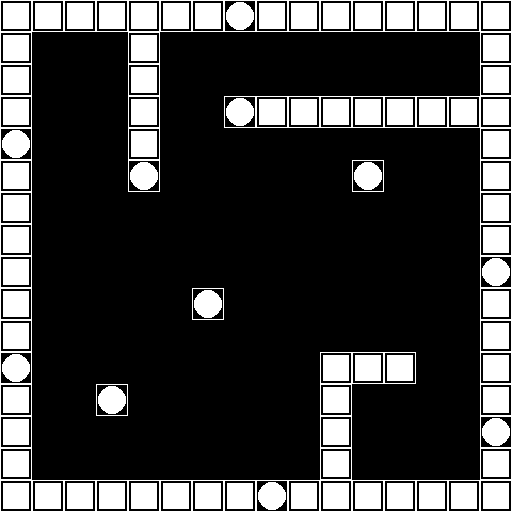

A 2D game scene composited from a Tiled map and its tileset images. What follows is a short description and the map's XML, with every tile layer's data as written:
An orthogonal 16x16 tile map with 32x32 px tiles, 1 tile layer (floor).

<map version="1.10" tiledversion="1.10.2" orientation="orthogonal" renderorder="right-down" width="16" height="16" tilewidth="32" tileheight="32" infinite="0" nextlayerid="2" nextobjectid="1">
 <editorsettings>
  <export format="tmx" />
 </editorsettings>
 <tileset firstgid="1" name="tiles" tilewidth="32" tileheight="32" tilecount="2" columns="2">
  <image source="tiles.png" width="64" height="32" />
 </tileset>
 <layer id="1" name="floor" width="16" height="16">
  <data encoding="csv">
1,1,1,1,1,1,1,2,1,1,1,1,1,1,1,1,
1,0,0,0,1,0,0,0,0,0,0,0,0,0,0,1,
1,0,0,0,1,0,0,0,0,0,0,0,0,0,0,1,
1,0,0,0,1,0,0,2,1,1,1,1,1,1,1,1,
2,0,0,0,1,0,0,0,0,0,0,0,0,0,0,1,
1,0,0,0,2,0,0,0,0,0,0,2,0,0,0,1,
1,0,0,0,0,0,0,0,0,0,0,0,0,0,0,1,
1,0,0,0,0,0,0,0,0,0,0,0,0,0,0,1,
1,0,0,0,0,0,0,0,0,0,0,0,0,0,0,2,
1,0,0,0,0,0,2,0,0,0,0,0,0,0,0,1,
1,0,0,0,0,0,0,0,0,0,0,0,0,0,0,1,
2,0,0,0,0,0,0,0,0,0,1,1,1,0,0,1,
1,0,0,2,0,0,0,0,0,0,1,0,0,0,0,1,
1,0,0,0,0,0,0,0,0,0,1,0,0,0,0,2,
1,0,0,0,0,0,0,0,0,0,1,0,0,0,0,1,
1,1,1,1,1,1,1,1,2,1,1,1,1,1,1,1
</data>
 </layer>
</map>
